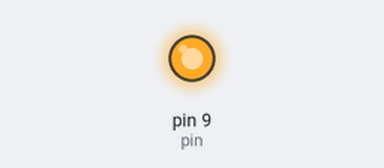
This sketch was run on a simulated Arduino Uno, built with avr-gcc and run on an emulated ATmega328P. Shown: output pins drawn as LEDs (lit = HIGH). At 15.0 s the program stops and its outputs stay as they are.

Above: at 0.1 s.
At 5.1 s:
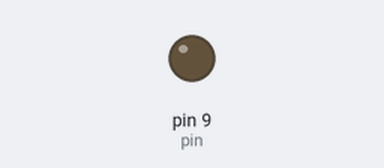
Timing chart, 0 to 11.5 s (numbered marks = the images above):
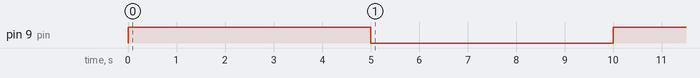

The sketch:

powerup_GSm.ino
```cpp
int pin=9;
void setup() {
  // put your setup code here, to run once:
 pinMode(pin, OUTPUT);
}

void loop() {
  // put your main code here, to run repeatedly:
 digitalWrite(pin, HIGH);
 delay(5000);
 digitalWrite(pin, LOW);
 delay(5000);
 digitalWrite(pin, HIGH);
 delay(5000);
 while(1);
}
```

Measured:
- by itself, pin 9 (pin): LOW → HIGH at 0.00 s, → LOW 5.0 s later, → HIGH 5.0 s later
